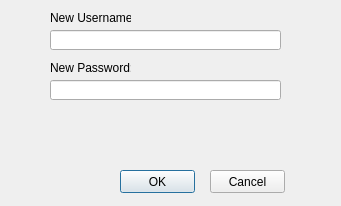
<?xml version="1.0" encoding="UTF-8"?>
<ui version="4.0">
 <class>RegisterDialogClass</class>
 <widget class="QDialog" name="RegisterDialogClass">
  <property name="geometry">
   <rect>
    <x>0</x>
    <y>0</y>
    <width>341</width>
    <height>206</height>
   </rect>
  </property>
  <property name="windowTitle">
   <string>Register</string>
  </property>
  <widget class="QPushButton" name="okButton">
   <property name="geometry">
    <rect>
     <x>120</x>
     <y>170</y>
     <width>75</width>
     <height>23</height>
    </rect>
   </property>
   <property name="text">
    <string>OK</string>
   </property>
  </widget>
  <widget class="QPushButton" name="cancelButton">
   <property name="geometry">
    <rect>
     <x>210</x>
     <y>170</y>
     <width>75</width>
     <height>23</height>
    </rect>
   </property>
   <property name="text">
    <string>Cancel</string>
   </property>
  </widget>
  <widget class="QLabel" name="nameLabel">
   <property name="geometry">
    <rect>
     <x>50</x>
     <y>10</y>
     <width>81</width>
     <height>16</height>
    </rect>
   </property>
   <property name="text">
    <string>New Username:</string>
   </property>
  </widget>
  <widget class="QLabel" name="passLabel">
   <property name="geometry">
    <rect>
     <x>50</x>
     <y>60</y>
     <width>81</width>
     <height>16</height>
    </rect>
   </property>
   <property name="text">
    <string>New Password:</string>
   </property>
  </widget>
  <widget class="QLineEdit" name="nameEdit">
   <property name="geometry">
    <rect>
     <x>50</x>
     <y>30</y>
     <width>231</width>
     <height>20</height>
    </rect>
   </property>
  </widget>
  <widget class="QLineEdit" name="passEdit">
   <property name="geometry">
    <rect>
     <x>50</x>
     <y>80</y>
     <width>231</width>
     <height>20</height>
    </rect>
   </property>
  </widget>
  <widget class="QLabel" name="statusLabel">
   <property name="geometry">
    <rect>
     <x>30</x>
     <y>110</y>
     <width>281</width>
     <height>41</height>
    </rect>
   </property>
   <property name="text">
    <string/>
   </property>
  </widget>
 </widget>
 <layoutdefault spacing="6" margin="11"/>
 <resources/>
 <connections/>
</ui>
